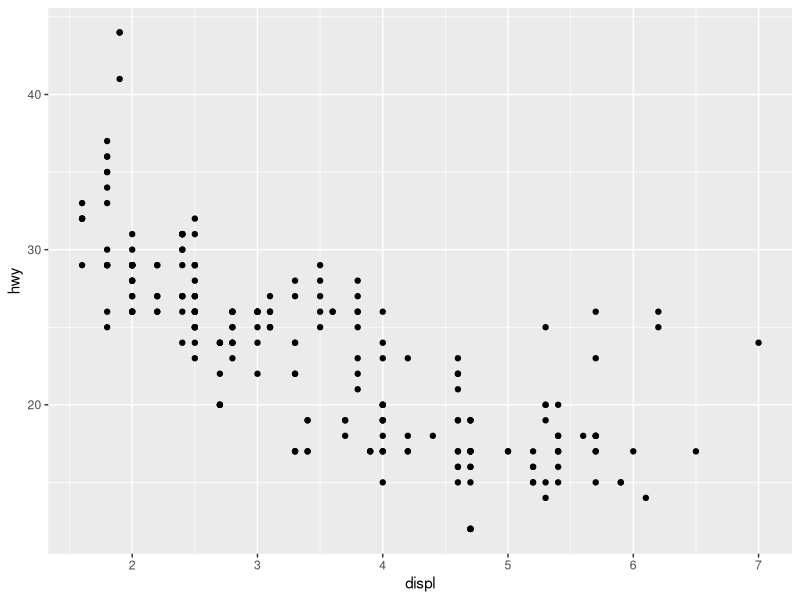
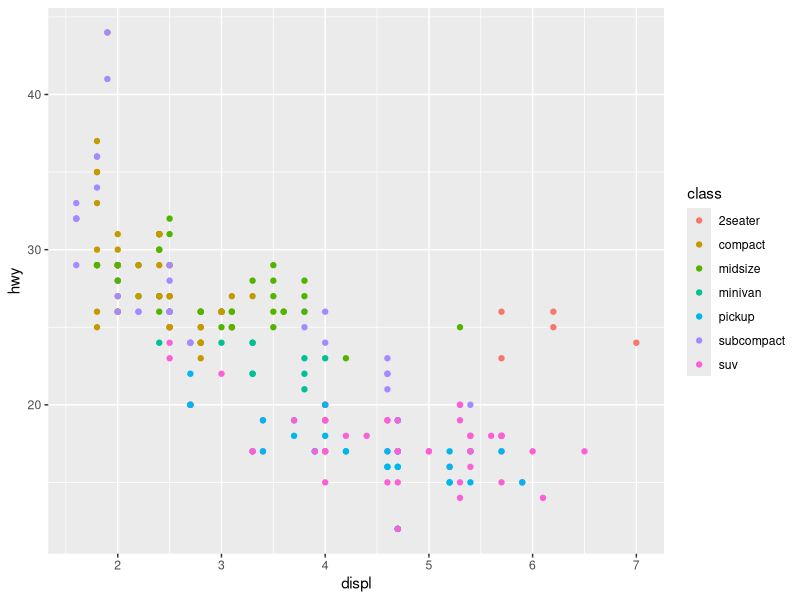
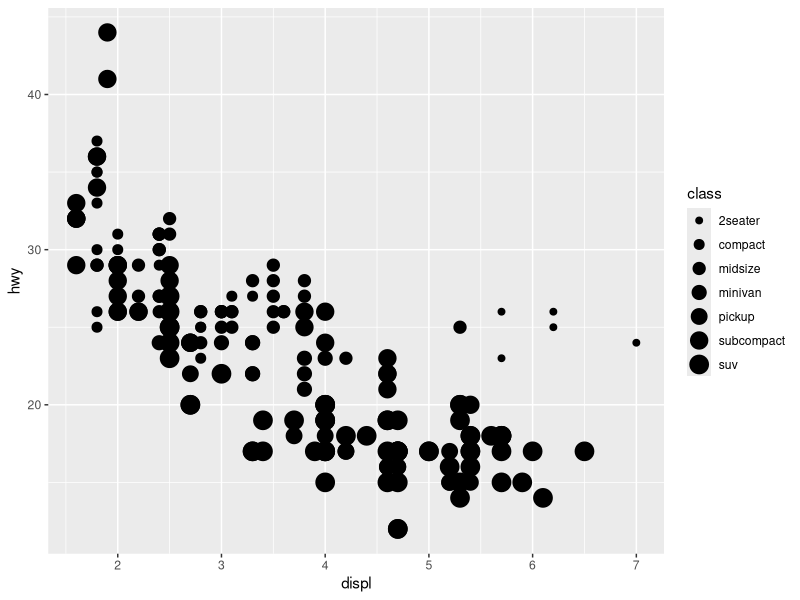
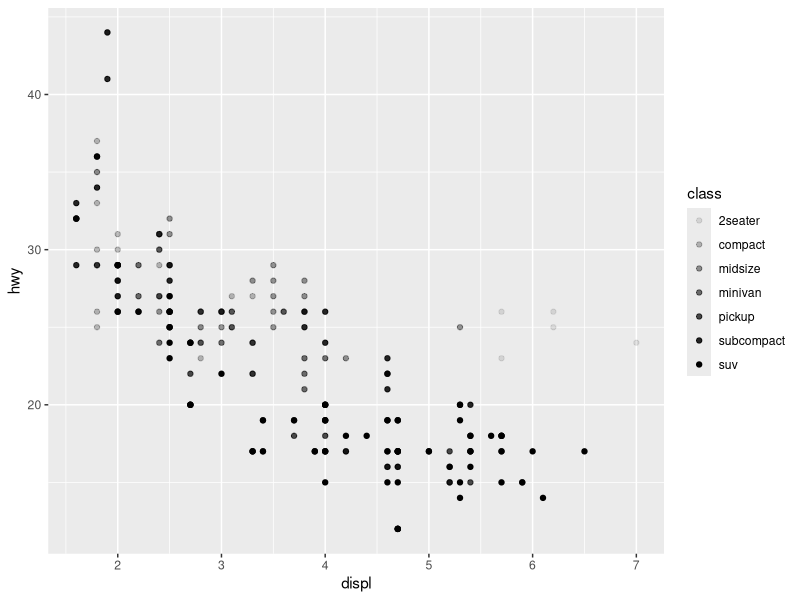
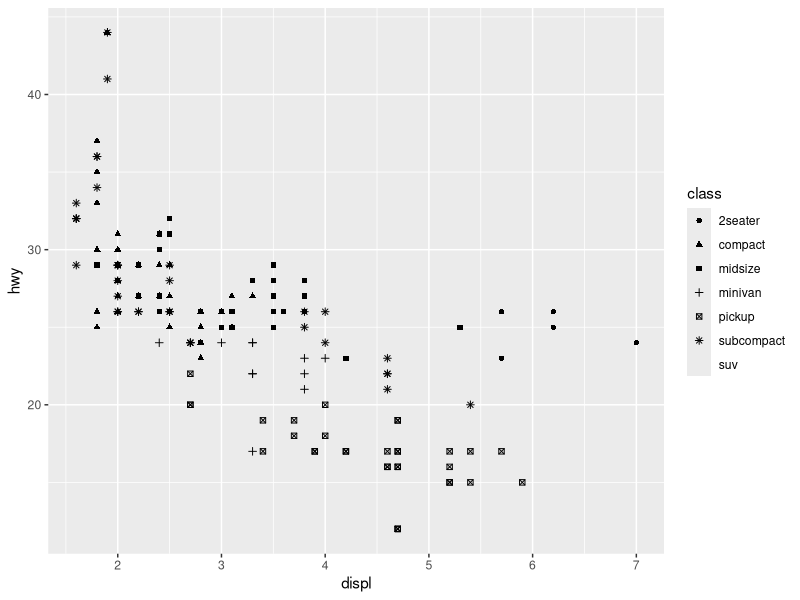
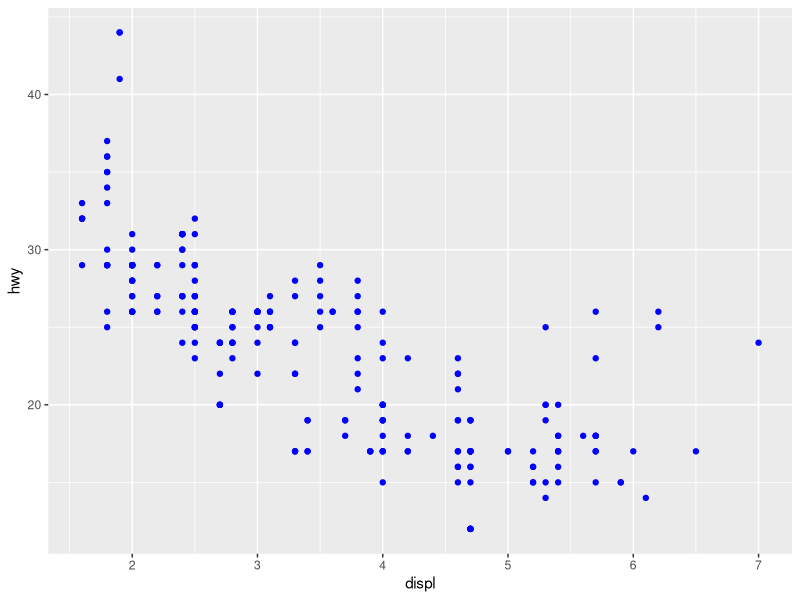
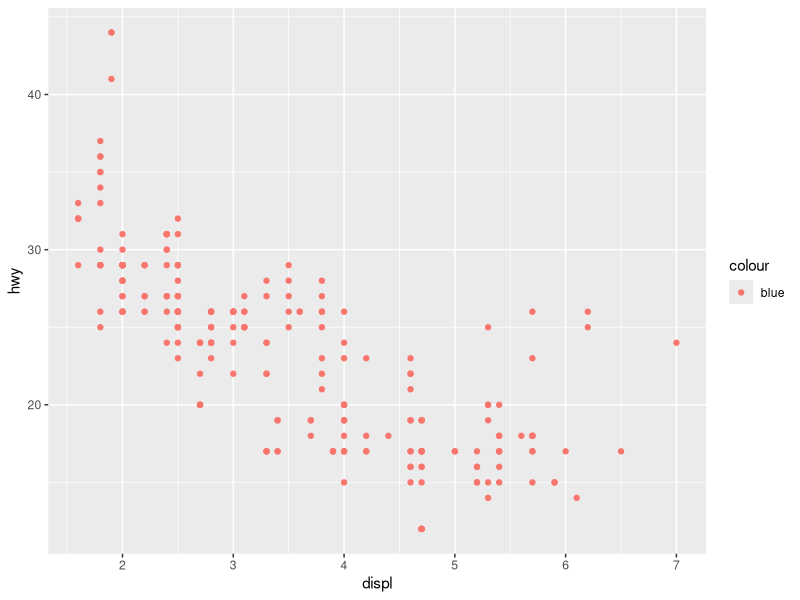

The R script that drew these images, in order:
## ---- chunk 1
knitr::opts_chunk$set(echo = TRUE)
## ---- chunk 2
library(tidyverse)
mpg
## ---- chunk 3
ggplot(data = mpg) + 
  geom_point(mapping = aes(x = displ, y = hwy))

#ggplot(data = <DATA>) + 
#  <GEOM_FUNCTION>(mapping = aes(<MAPPINGS>))
## ---- chunk 4
ggplot(data = mpg) + 
  geom_point(mapping = aes(x = displ, y = hwy, color = class))
## ---- chunk 5
ggplot(data = mpg) + 
  geom_point(mapping = aes(x = displ, y = hwy, size = class))
#> Warning: Using size for a discrete variable is not advised.
## ---- chunk 6
# Left
ggplot(data = mpg) + 
  geom_point(mapping = aes(x = displ, y = hwy, alpha = class))

# Right
ggplot(data = mpg) + 
  geom_point(mapping = aes(x = displ, y = hwy, shape = class))
## ---- chunk 7
ggplot(data = mpg) + 
  geom_point(mapping = aes(x = displ, y = hwy), color = "blue")
## ---- chunk 8
ggplot(data = mpg) + 
  geom_point(mapping = aes(x = displ, y = hwy, color = "blue"))
